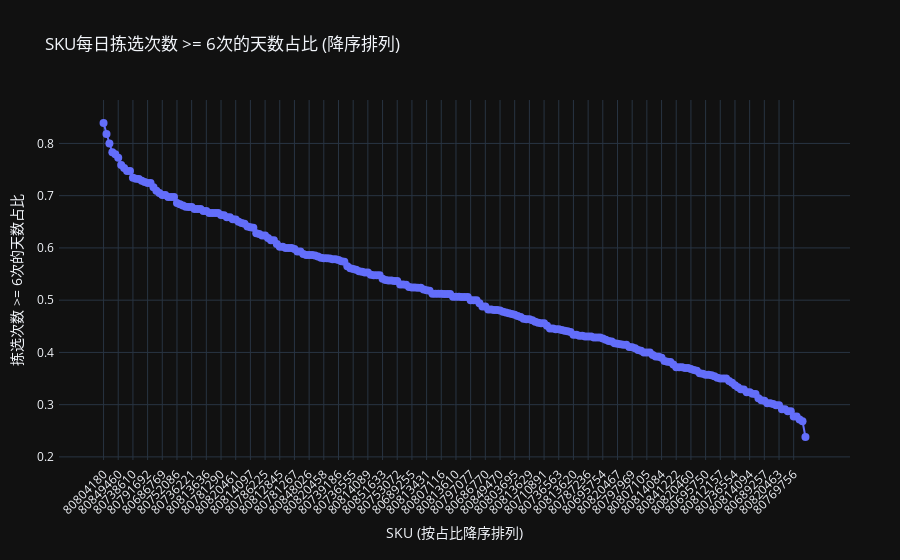

Write notebook code for a chart like this one.
### Code cell
def static_sku_greater_than_6(df):
    return (df['total_pick_times'] >= 6).sum() / len(df['total_pick_times'])


sku_pick_gt_6_ratio = daily_sku_summary_df.groupby('item_number').apply(static_sku_greater_than_6)
sku_pick_gt_6_ratio_sorted = sku_pick_gt_6_ratio.sort_values(ascending=False)

# 使用 Plotly 绘制折线图
import plotly.graph_objects as go

fig = go.Figure()

fig.add_trace(go.Scatter(
        x=sku_pick_gt_6_ratio_sorted.index,
        y=sku_pick_gt_6_ratio_sorted.values,
        mode='lines+markers',
        marker=dict(size=8),
        line=dict(width=2),
        name='占比'
))

fig.update_layout(
        title_text='SKU每日拣选次数 >= 6次的天数占比 (降序排列)',
        xaxis_title='SKU (按占比降序排列)',
        yaxis_title='拣选次数 >= 6次的天数占比',
        xaxis_tickangle=-45,  # 旋转x轴标签以便更好地显示
        # height=600,  # 可以调整图像高度
        # width=1000,  # 可以调整图像宽度
        margin=dict(l=50, r=50, b=100, t=100, pad=4)  # 调整边距
)

fig.show()

### Figure 1 — Plotly figure (JSON) as saved in the notebook; plotly's stock layout.template omitted (floating-point values rounded to 4 significant figures; data arrays with more than 128 entries replaced by an {"elided": "..."} marker saying what was removed)
{"data": [{"line": {"width": 2}, "marker": {"size": 8}, "mode": "lines+markers", "name": "占比", "x": {"elided": "240 str values"}, "y": {"elided": "240 float values"}, "type": "scatter"}], "layout": {"title": {"text": "SKU每日拣选次数 >= 6次的天数占比 (降序排列)"}, "xaxis": {"title": {"text": "SKU (按占比降序排列)"}, "tickangle": -45}, "margin": {"l": 50, "r": 50, "b": 100, "t": 100, "pad": 4}, "yaxis": {"title": {"text": "拣选次数 >= 6次的天数占比"}}}}
